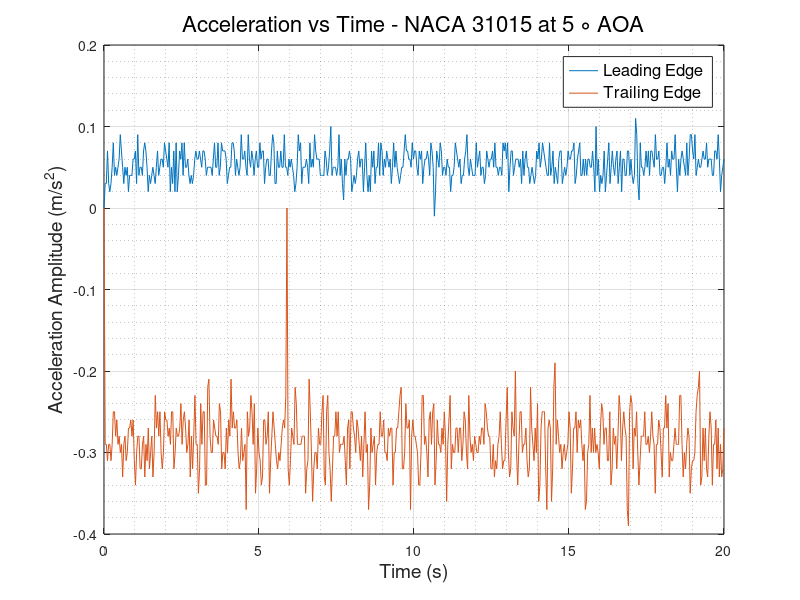
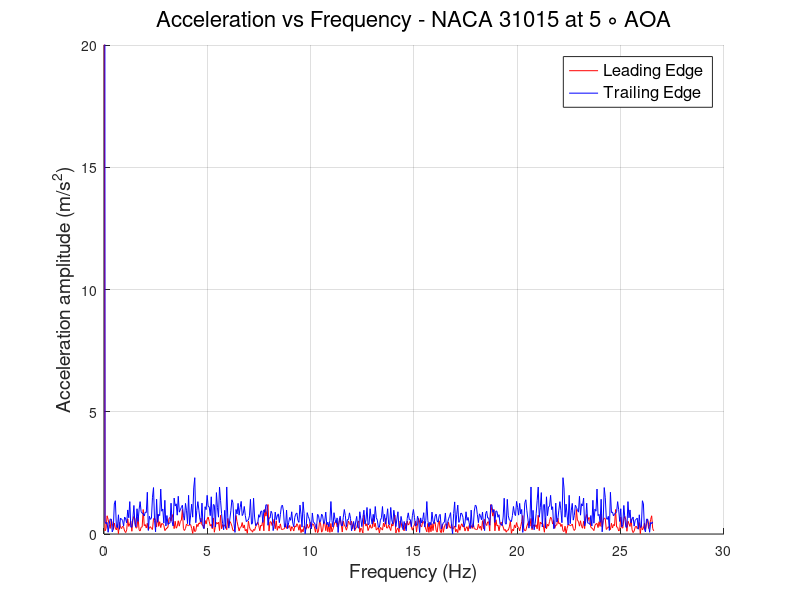

The MATLAB source for these figures, in order:
clc
clear
close all
%% READING ACCELEROMETER DATA and defining Variables
                        % LEADING EDGE %
data   = xlsread('LE_500rpm.csv');
LE_time   = data(:,1);
LE_X_acc  = data(:,2);
LE_Y_acc  = data(:,3);
LE_Z_acc  = data(:,4);
% LE_R_acc  = sqrt(LE_X_acc.^2 + LE_Y_acc.^2 + LE_Z_acc.^2);
% plot(LE_time,LE_R_acc)
N      = numel(LE_time);
Ts     = abs(diff(LE_time(1:2)));
fs     = 1/Ts;
f_axis = [0:N-1]*fs/N;
A_freq_LE = fft(LE_Z_acc);
figure(1) 
plot(LE_time,LE_Z_acc)
hold on
figure(2)
hold on
plot(f_axis,abs(A_freq_LE),'-r','LineWidth',0.5)
grid on 
grid minor
                        % TRAILING EDGE %
data   = xlsread('TE_500rpm.csv');
TE_time   = data(:,1);
TE_X_acc  = data(:,2);
TE_Y_acc  = data(:,3);
TE_Z_acc  = data(:,4);
TE_R_acc  = sqrt(TE_X_acc.^2 + TE_Y_acc.^2 + TE_Z_acc.^2);
% plot(TE_time,TE_R_acc)
N      = numel(TE_time);
Ts     = abs(diff(TE_time(1:2)));
fs     = 1/Ts;
f_axis = [0:N-1]*fs/N;
A_freq_TE = fft(TE_Z_acc);
figure(1)
plot(TE_time, TE_Z_acc)
grid on
grid minor
xlabel('Time (s)','FontSize',14,'FontWeight','normal')
ylabel('Acceleration Amplitude (m/s^2)','FontSize',14,'FontWeight','normal')
legend ('Leading Edge','Trailing Edge','FontSize',12,'FontWeight','normal')
title('Acceleration vs Time - NACA 31015 at 5 \circ AOA','FontSize',16,'FontWeight','normal')
% ylim([0.5 2])
figure(2)
plot(f_axis,abs(A_freq_TE),'-b','LineWidth',0.5)
grid on 
grid minor
ylabel('Acceleration amplitude (m/s^2)','FontSize',14,'FontWeight','normal')
xlabel('Frequency (Hz)','FontSize',14,'FontWeight','normal')
ylim([0 20])
legend ('Leading Edge','Trailing Edge','FontSize',12,'FontWeight','normal')
title('Acceleration vs Frequency - NACA 31015 at 5 \circ AOA','FontSize',16,'FontWeight','normal')
